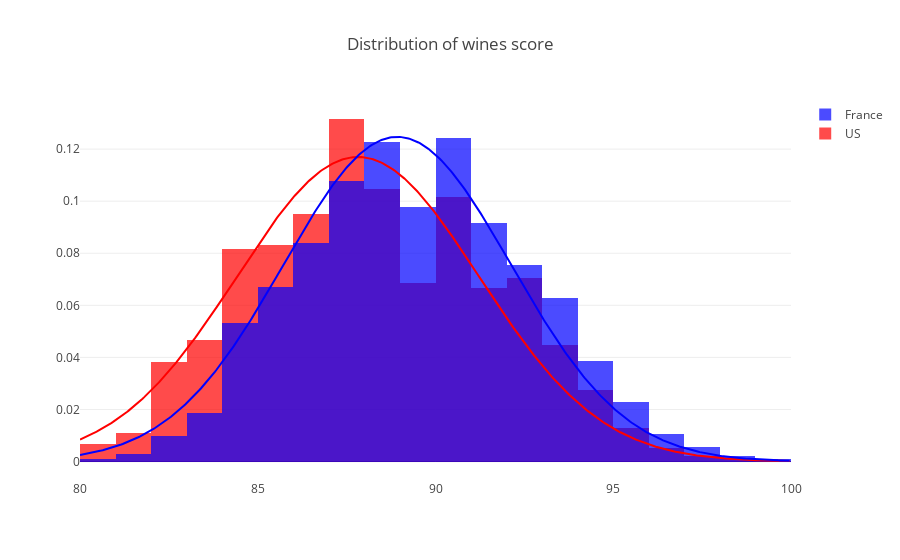

Notebook source saved alongside this figure:
### Code cell
data = [
    US_sc,
    FR_sc
]

labels = [
    'US',
    'France'
]

colors = [
    "Red",
    "Blue"
]

fig = ff.create_distplot(data, labels, colors=colors,
                         bin_size=1, show_rug=False, curve_type='normal')

fig['layout'].update(title='Distribution of wines score')


iplot(fig)

### Figure 1 — Plotly figure (JSON) as saved in the notebook; plotly's stock layout.template omitted (floating-point values rounded to 4 significant figures; data arrays with more than 128 entries replaced by an {"elided": "..."} marker saying what was removed)
{"data": [{"histnorm": "probability density", "legendgroup": "US", "marker": {"color": "Red"}, "name": "US", "opacity": 0.7, "type": "histogram", "uid": "c1af6e54-358a-451f-9d69-5c35219aea44", "x": {"elided": "62397 int values"}, "xaxis": "x", "xbins": {"end": 100, "size": 1, "start": 80}, "yaxis": "y"}, {"histnorm": "probability density", "legendgroup": "France", "marker": {"color": "Blue"}, "name": "France", "opacity": 0.7, "type": "histogram", "uid": "e1092b64-7ad9-41c3-8a49-6bac71c08468", "x": {"elided": "21098 int values"}, "xaxis": "x", "xbins": {"end": 100, "size": 1, "start": 80}, "yaxis": "y"}, {"legendgroup": "US", "marker": {"color": "Red"}, "mode": "lines", "name": "US", "showlegend": false, "type": "scatter", "uid": "6cce9b4a-1a06-406b-b06b-a7830af77bda", "x": {"elided": "500 float values"}, "xaxis": "x", "y": {"elided": "500 float values"}, "yaxis": "y"}, {"legendgroup": "France", "marker": {"color": "Blue"}, "mode": "lines", "name": "France", "showlegend": false, "type": "scatter", "uid": "597d3597-ac17-4754-b564-9ec166d5d08a", "x": {"elided": "500 float values"}, "xaxis": "x", "y": {"elided": "500 float values"}, "yaxis": "y"}], "layout": {"autosize": true, "barmode": "overlay", "hovermode": "closest", "legend": {"traceorder": "reversed"}, "title": {"text": "Distribution of wines score"}, "xaxis": {"anchor": "y2", "autorange": true, "domain": [0, 1], "range": [80, 100], "type": "linear", "zeroline": false}, "yaxis": {"anchor": "free", "autorange": true, "domain": [0, 1], "position": 0, "range": [-0.007091, 0.1389], "type": "linear"}}}
